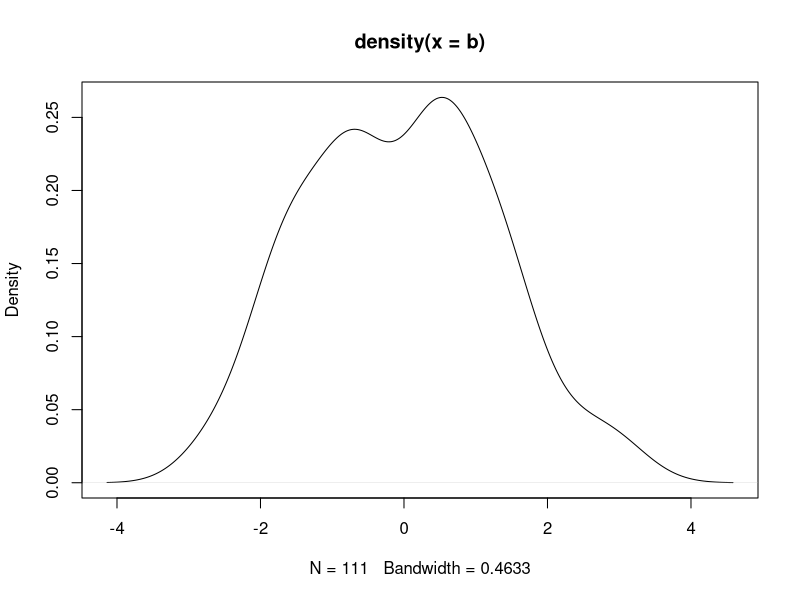

Generate this figure with R:
library(lme4)       # glmer(), mixed effects (subject specific)
library(geepack)    # geeglm(), population average
data(respiratory)

head(respiratory)
respiratory$center = as.factor(respiratory$center)
respiratory$treat = ifelse(respiratory$treat == "P", "Placebo", "Active")
respiratory$sex = ifelse(respiratory$sex == "M", "Male", "Female")
respiratory$baseline = as.factor(respiratory$baseline)
respiratory$baseline = ifelse(respiratory$baseline == "0", "Poor", "Good")
respiratory$unique.id = respiratory$id
respiratory$unique.id[225:444] = respiratory$unique.id[225:444] + 56
head(respiratory)

# correlation matrix of the binary outcomes
cor(matrix(respiratory$outcome, 111, 4, byrow = TRUE))

pa.mod = geeglm(outcome ~ treat + center + age + sex + baseline,
    data = respiratory, id = unique.id, family = binomial, corstr = "ar1")

ss.mod = glmer(outcome ~ treat + center + age + sex + baseline + 
    (1|unique.id), data = respiratory, family = binomial)
# get random effects
ranef(ss.mod)
b = ranef(ss.mod)[[1]][,1]

# "should" look normal
plot(density(b))

# compare two models
summary(pa.mod)
summary(ss.mod)

### naive fitting (independent observations)
summary(glm(outcome ~ treat + center + age + sex + baseline,
    data = respiratory, family = binomial))
summary(pa.mod)
# 
